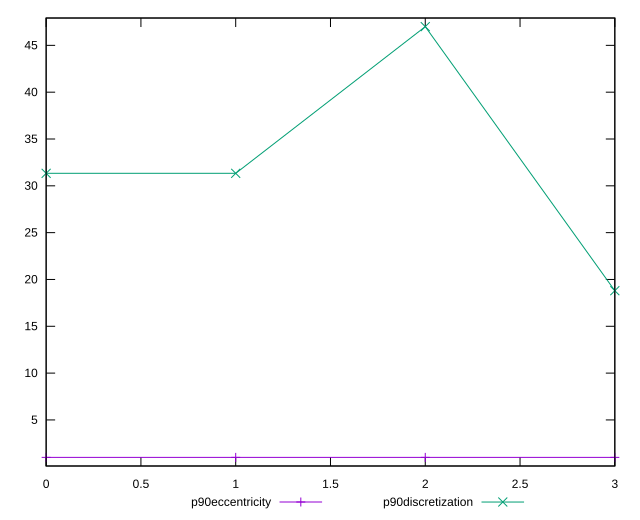

Write the gnuplot code that produced this figure.
reset

$p90Eccentricity <<EOF
0 1
1 1.0000000000000007
2 1.0000000000000002
3 0.9999999999999991
EOF

$p90Discretization <<EOF
0 31.333333333333332
1 31.333333333333332
2 47
3 18.8
EOF

set key outside below
set xrange [0:3]
set yrange [0.07999999999999907:47.92]
set trange [0.07999999999999907:47.92]
set terminal svg size 640, 520 enhanced background rgb 'white'
set output "reports/report_00033_2021-03-01T14-23-16.841Z/uses-text-compression/progression/eccentricity.svg"

plot $p90Eccentricity title "p90eccentricity" with linespoints, \
     $p90Discretization title "p90discretization" with linespoints

reset
